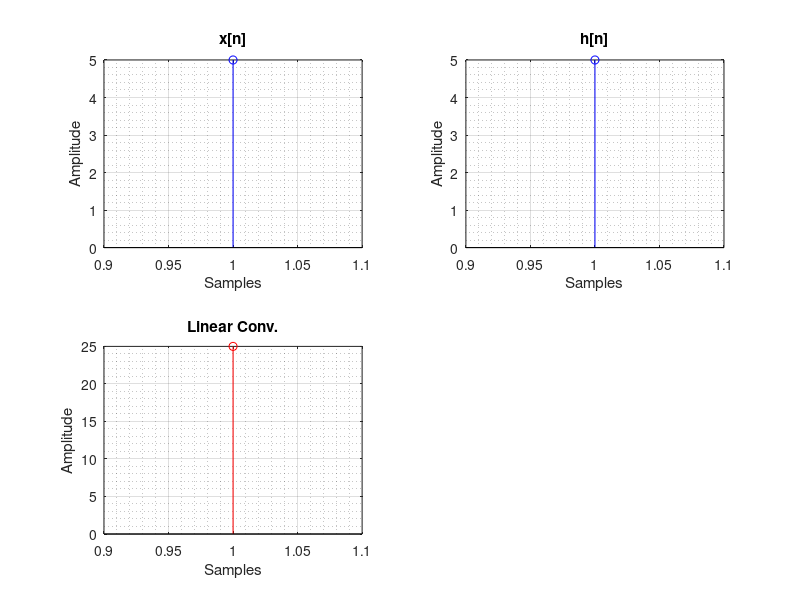

Write MATLAB code to recreate this figure.
% Program to do Linear conv. using Circular conv.
clc; clear;

xn = input('x[n] : ');
hn = input('h[n] : ');

m = length(xn);
n = length(hn);
p = m+n-1;

% Zero padding
x = [xn,zeros(1,p-m)];
h = [hn,zeros(1,p-n)];

% Circular Convolution
C = zeros(1,p);
for i = 1:p
    for j = 1:p
        k = mod(i-j,p); % signed remainder after division
        C(i) = C(i) + x(j)*h(k+1);
    end
end

% Plots
figure('Name','Linear Convolution using Circular Convolution','NumberTitle','off','Color','w')
subplot(2,2,1)
stem(1:m,xn,'b'), grid on, grid minor
title('x[n]')
xlabel('Samples')
ylabel('Amplitude')

subplot(2,2,2)
stem(1:n,hn,'b'), grid on, grid minor
title('h[n]')
xlabel('Samples')
ylabel('Amplitude')

subplot(2,2,3)
stem(1:p,C,'r'), grid on, grid minor
title('Linear Conv.')
xlabel('Samples')
ylabel('Amplitude')

print('-clipboard','-dbitmap')
